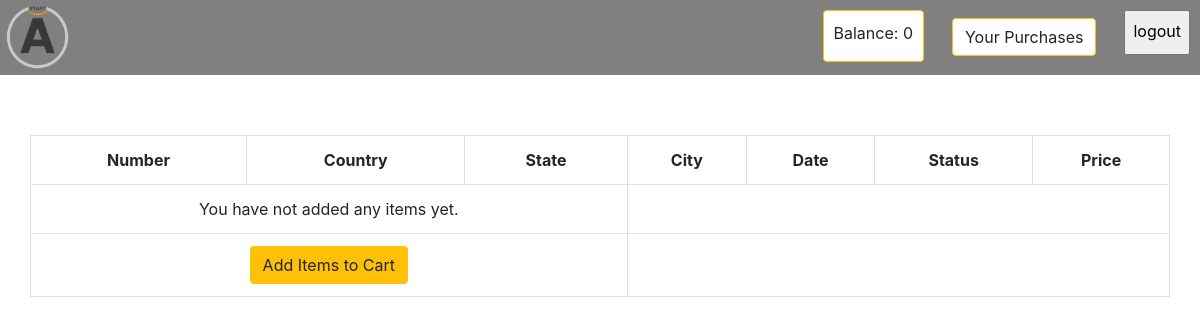
The app's page /cart/order-summary/ (signed in), older data.
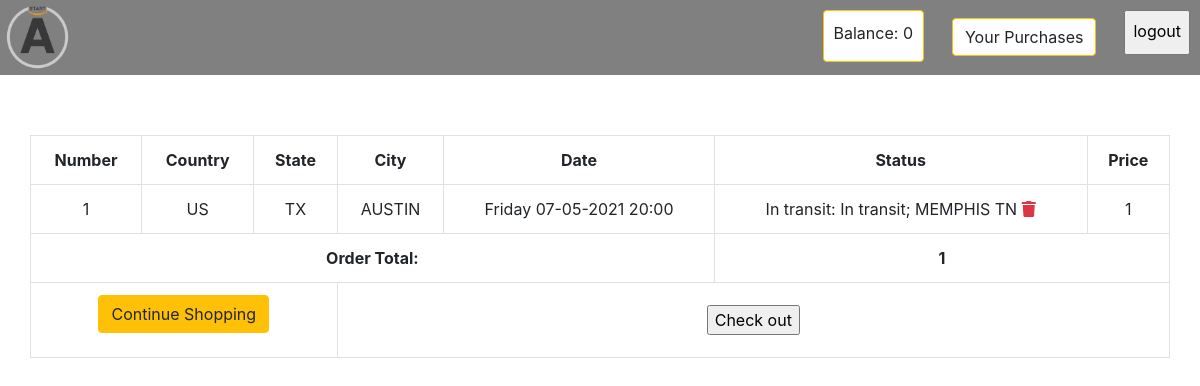
The same page, newer data.
### accounts/models.py (models this page shows, shortened)
class Profile(models.Model):
    user = models.OneToOneField(settings.AUTH_USER_MODEL, on_delete=models.CASCADE)
    balance = models.IntegerField(default=0)
    ebooks = models.ManyToManyField(Product, blank=True)
    stripe_id = models.CharField(max_length=200, null=True, blank=True)

### shopping_cart/models.py (models this page shows, shortened)
class OrderItem(models.Model):
    product = models.OneToOneField(Product, on_delete=models.SET_NULL, null=True)
    is_ordered = models.BooleanField(default=False)
    date_added = models.DateTimeField(auto_now=True)
    date_ordered = models.DateTimeField(null=True)

class Order(models.Model):
    ref_code = models.CharField(max_length=15)
    owner = models.ForeignKey(Profile, on_delete=models.SET_NULL, null=True)
    is_ordered = models.BooleanField(default=False)
    items = models.ManyToManyField(OrderItem)
    date_ordered = models.DateTimeField(auto_now=True)
    def get_cart_items(self):
        return self.items.all()
    def get_cart_total(self):
        return sum([item.product.price for item in self.items.all()])

### products/models.py (models this page shows, shortened)
class Product(models.Model):
    country = models.CharField(max_length=50, verbose_name='Страна')
    state = models.CharField(max_length=50, verbose_name='Штат')
    city = models.CharField(max_length=50, verbose_name='Город')
    data = models.CharField(max_length=100, verbose_name='Дата')
    status = models.CharField(max_length=50, verbose_name='Статус')
    number_track = models.CharField(max_length=50, verbose_name='Номер трека')
    price = models.IntegerField()

### shopping_cart/views.py (the view)
@login_required()
def order_details(request, **kwargs):
    existing_order = get_user_pending_order(request)
    context = {
        'order': existing_order
    }
    return render(request, 'shopping_cart/order_summary.html', context)

### shopping_cart/views.py (called while the page is built)
def get_user_pending_order(request):
    user_profile = get_object_or_404(Profile, user=request.user)
    order = Order.objects.filter(owner=user_profile, is_ordered=False)
    if order.exists():
        return order[0]
    return 0

### shopping_cart/templates/shopping_cart/order_summary.html (shortened to what this page needs)
{% extends "base.html" %}
{% block content %}
 <section>
   <div class="row">
    <table class="table table-hover table-bordered text-center">
      <tr class="text-center">
        <th>Number</th>
        <th>Country</th>
        <th>State</th>
        <th>City</th>
        <th>Date</th>
        <th>Status</th>
        <th>Price</th>
      </tr>
      {% for item in order.get_cart_items %}
        <tr>
          <td>{{ forloop.counter }}</td>
          <td>{{ item.product.country }}</td>
          <td>{{ item.product.state }}</td>
          <td>{{ item.product.city }}</td>
          <td>{{ item.product.data }}</td>
          <td>
            {{ item.product.status }}
            <span class="pull-right">
              <a href="{% url 'shopping_cart:delete_item' item.id %}" data-balloon="remove this item from cart" class="text-danger" onclick="return confirm_delete();">
                <i class="fas fa-trash"></i>
              </a>
            </span>
          </td>
          <td>{{ item.product.price }}</td>
        </tr>
      {% empty %}
        <tr>
          <td colspan= 3> You have not added any items yet.</td>
        </tr>
      {% endfor %}
      <tr>
        {% if order.get_cart_total != None %}
        <td colspan=5>
          <strong class="pull-right">Order Total:</strong>
        </td>
        <td colspan= 2>
          <strong>{{ order.get_cart_total }}</strong>
        </td>
        {% endif %}
      </tr>
      <tr>
        <td colspan=3 >
          <a href="{% url 'products:product-list' %}" class="btn btn-warning pull-left">
            {% if order %}Continue Shopping{% else %}Add Items to Cart {% endif %}
          </a>
        </td>
        <td colspan=4>
          {% if order.get_cart_items %}
          <form method="POST" action="{% url 'shopping_cart:balance' %}"  class="search-form">
            <input type="submit" value="Check out">
          </form>
          {% endif %}
        </td>
      </tr>
    </table>
   </div>
 </section>
{% endblock %}

### templates/base.html (shortened to what this page needs)
{% load static %}
<!DOCTYPE html>
<html lang="en">
<head>
    <link href="https://stackpath.bootstrapcdn.com/bootstrap/4.1.1/css/bootstrap.min.css" rel="stylesheet">
    <link rel="stylesheet" href="https://use.fontawesome.com/releases/v5.0.13/css/all.css">
    <link rel="stylesheet" href="https://maxcdn.bootstrapcdn.com/bootstrap/4.0.0/css/bootstrap.min.css">
</head>
<body>
<header>
    <nav class="">
    {% if user.is_authenticated %}
        <div class="header_head">
            <div class="header_logo">
                <a href="{% url 'products:product-list' %}" class="header_logo-link">
                   <img src="{% static '/images/new.png'%}" alt="logo" class="header_logo-pic">
                </a>
             </div>
            <form method="POST" action="{% url 'account_logout' %}" class="logout_m" >
                <input type="submit" value="logout" style="padding: 7px 7px 10px 7px;">
            </form>
            <a href="{% url 'accounts:my_profile' %}" class="btn btn-warning" style="float:right; margin:18px;background-color:white;">Your Purchases</a>
            <div class="balance">
                <p>Balance: {{ request.user.profile.balance }}</p>
            </div>
        </div>
	{% endif %}
    </nav>
</header>
    <div class="container">
        {% block content %}{% endblock content %}
    </div>
</body>
</html>

### templates/base.html (style rules this page uses)
header { height: 75px; background: grey; }
.search-form { width: 50%; margin: 10px; display: inline-block; }
table { margin: 60px auto 0px auto; border: 3px solid black; }
td { border: 1px solid black; }
.balance { float: right; margin: 10px; background-color: white; border: 1px solid transparent; border-radius: .25rem; display: inline-block; font-weight: 400; text-align: center; white-space: nowrap; vertical-align: middle; user-select: none; border: 1px solid transparent; padding: 10px 10px 0px 10px; line-height: 1.5; border-radius: .25rem; transition: color .15s ease-in-out,background-color .15s ease-in-out,border-color .15s ease-in-out,box-shadow .15s ease-in-out; border-color: #ffc107; }
.header_logo { padding: 5px; display: inline-block; }
.header_logo-link > img { width: 65px; height: 65px; }
.logout_m { float:right; margin:10px; }

Row changes from the older to the newer data that the page shows:
added OrderItem: product.country "US", product.state "TX", product.city "AUSTIN", product.data "Friday 07-05-2021 20:00", product.status "In transit: In transit; MEMPHIS TN", product.price "1"
added Order: get_cart_total "1"
Text that changed along with them:
form field value: (not shown) → "Check out"
text no longer shown: "You have not added any items yet. Add Items to Cart"
text now shown: "Order Total: Continue Shopping"
